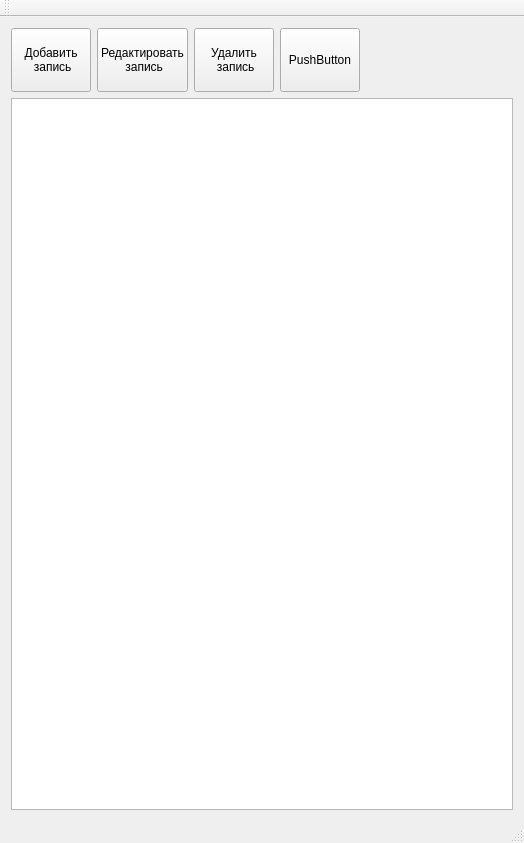
<?xml version="1.0" encoding="UTF-8"?>
<ui version="4.0">
 <class>MainWindow</class>
 <widget class="QMainWindow" name="MainWindow">
  <property name="geometry">
   <rect>
    <x>0</x>
    <y>0</y>
    <width>518</width>
    <height>843</height>
   </rect>
  </property>
  <property name="windowTitle">
   <string>MainWindow</string>
  </property>
  <widget class="QWidget" name="centralWidget">
   <layout class="QGridLayout" name="gridLayout">
    <item row="0" column="0" colspan="4">
     <layout class="QHBoxLayout" name="horizontalLayout">
      <item>
       <widget class="QPushButton" name="addRecord">
        <property name="minimumSize">
         <size>
          <width>0</width>
          <height>64</height>
         </size>
        </property>
        <property name="text">
         <string>Добавить
 запись</string>
        </property>
       </widget>
      </item>
      <item>
       <widget class="QPushButton" name="updateRecord">
        <property name="minimumSize">
         <size>
          <width>0</width>
          <height>64</height>
         </size>
        </property>
        <property name="text">
         <string>Редактировать
 запись</string>
        </property>
       </widget>
      </item>
      <item>
       <widget class="QPushButton" name="deleteRecord">
        <property name="minimumSize">
         <size>
          <width>0</width>
          <height>64</height>
         </size>
        </property>
        <property name="text">
         <string>Удалить
 запись</string>
        </property>
       </widget>
      </item>
      <item>
       <widget class="QPushButton" name="pushButton_4">
        <property name="minimumSize">
         <size>
          <width>0</width>
          <height>64</height>
         </size>
        </property>
        <property name="text">
         <string>PushButton</string>
        </property>
       </widget>
      </item>
      <item>
       <spacer name="horizontalSpacer">
        <property name="orientation">
         <enum>Qt::Horizontal</enum>
        </property>
        <property name="sizeHint" stdset="0">
         <size>
          <width>40</width>
          <height>20</height>
         </size>
        </property>
       </spacer>
      </item>
     </layout>
    </item>
    <item row="2" column="0" colspan="4">
     <widget class="QTableView" name="tableView">
      <property name="sizePolicy">
       <sizepolicy hsizetype="Preferred" vsizetype="Preferred">
        <horstretch>0</horstretch>
        <verstretch>0</verstretch>
       </sizepolicy>
      </property>
      <property name="minimumSize">
       <size>
        <width>502</width>
        <height>700</height>
       </size>
      </property>
     </widget>
    </item>
   </layout>
  </widget>
  <widget class="QMenuBar" name="menuBar">
   <property name="geometry">
    <rect>
     <x>0</x>
     <y>0</y>
     <width>518</width>
     <height>21</height>
    </rect>
   </property>
  </widget>
  <widget class="QToolBar" name="mainToolBar">
   <attribute name="toolBarArea">
    <enum>TopToolBarArea</enum>
   </attribute>
   <attribute name="toolBarBreak">
    <bool>false</bool>
   </attribute>
  </widget>
  <widget class="QStatusBar" name="statusBar"/>
 </widget>
 <layoutdefault spacing="6" margin="11"/>
 <resources/>
 <connections/>
</ui>
